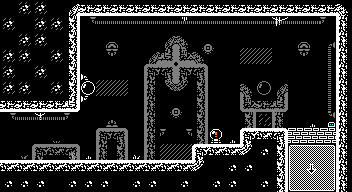

This is a level from a 2D game, rendered from its Tiled map with the project's own tilesets. A one-line summary and the complete map file follow:
An orthogonal 22x12 tile map with 16x16 px tiles, 5 tile layers (Backopacity, Parallax, Background, Ground, ...), 2 tilesets and 3 objects.

<map version="1.2" tiledversion="1.3.2" orientation="orthogonal" renderorder="right-down" compressionlevel="0" width="22" height="12" tilewidth="16" tileheight="16" infinite="0" nextlayerid="7" nextobjectid="4">
 <tileset firstgid="1" source="ground.tsx" />
 <tileset firstgid="205" source="props.tsx" />
 <layer id="4" name="Backopacity" width="22" height="12" opacity="0.5">
  <data encoding="csv">
0,331,331,0,0,0,0,0,0,0,0,0,0,0,0,0,0,0,0,0,0,0,
331,0,331,331,0,258,259,259,259,259,259,259,259,259,259,259,259,259,259,259,260,0,
0,331,331,0,0,0,0,0,0,0,0,0,141,142,0,0,0,0,0,0,218,0,
331,331,0,331,0,0,0,0,0,0,0,0,154,155,0,0,0,0,0,0,231,0,
331,0,331,0,0,0,0,0,0,0,0,0,0,0,0,0,0,0,0,0,231,0,
331,331,0,331,0,0,0,0,0,0,0,0,0,0,0,0,0,0,0,0,231,0,
0,0,0,0,0,0,0,0,0,0,0,0,0,0,0,0,0,0,0,0,231,0,
258,259,259,259,260,0,0,0,0,0,0,0,0,0,0,0,0,0,0,0,244,0,
0,0,0,0,0,0,0,0,0,0,0,0,0,0,0,0,0,0,0,0,0,0,
0,240,0,0,252,0,0,0,0,0,0,0,0,0,0,0,0,0,0,0,0,0,
0,0,0,0,0,0,0,0,0,0,0,0,0,0,0,0,0,0,0,0,0,0,
0,0,0,0,0,0,0,0,0,0,0,0,0,0,0,0,0,0,0,0,0,0
</data>
 </layer>
 <layer id="5" name="Parallax" width="22" height="12" opacity="0.5">
  <data encoding="csv">
0,0,0,0,0,0,0,0,0,0,0,0,0,0,0,0,0,0,0,0,0,0,
0,0,0,0,0,0,0,0,0,0,0,0,0,0,0,0,0,0,0,0,0,0,
0,0,0,0,0,0,139,140,0,0,145,146,0,0,0,0,0,0,139,140,0,0,
0,0,0,0,0,0,258,260,0,145,45,43,146,0,0,287,287,0,258,260,0,0,
0,0,0,0,0,0,0,0,0,9,11,9,11,0,0,0,0,0,0,0,0,0,
0,0,0,0,0,0,287,287,0,26,162,163,28,0,0,146,249,145,0,0,0,0,
0,0,0,0,0,0,0,0,0,26,141,142,28,0,0,43,44,45,0,0,0,0,
0,0,0,0,0,0,206,208,0,26,154,155,28,0,0,28,331,26,0,0,0,0,
0,0,0,290,0,0,9,11,0,26,260,258,28,0,0,0,0,0,0,0,0,0,
0,0,9,10,11,0,26,28,0,26,287,287,0,0,0,0,0,0,0,0,0,0,
0,0,0,0,0,0,0,0,0,0,0,0,0,0,0,0,0,0,0,0,0,0,
0,0,0,0,0,0,0,0,0,0,0,0,0,0,0,0,0,0,0,0,0,0
</data>
 </layer>
 <layer id="1" name="Background" width="22" height="12">
  <data encoding="csv">
0,318,318,0,0,0,0,0,0,0,0,0,0,0,0,0,0,0,0,0,0,0,
318,0,318,318,0,0,0,0,0,0,0,254,0,0,0,0,0,279,0,0,0,0,
0,318,318,0,0,0,0,0,0,0,0,0,0,0,0,0,0,0,0,0,0,0,
318,318,0,318,0,0,0,0,0,0,0,0,0,0,0,0,0,0,0,0,0,0,
318,0,318,0,0,0,0,0,0,0,0,0,0,0,0,0,0,0,0,0,0,0,
318,318,0,318,0,0,0,0,0,0,0,0,0,0,0,0,0,0,0,0,0,0,
0,0,0,0,0,0,0,0,0,0,0,0,0,0,0,0,0,0,0,0,0,0,
0,0,278,0,0,0,0,0,0,0,0,0,0,0,0,0,0,0,0,266,0,0,
0,0,0,0,0,0,0,0,0,0,0,0,0,0,266,0,0,0,0,0,0,0,
0,0,0,0,0,266,0,0,239,0,0,0,0,0,0,0,318,0,270,271,272,0,
0,0,0,0,0,0,0,0,0,0,0,0,0,0,318,318,0,0,283,284,285,0,
318,318,318,0,318,318,318,0,318,318,0,318,0,318,318,0,318,0,296,297,298,0
</data>
 </layer>
 <layer id="2" name="Ground" width="22" height="12">
  <data encoding="csv">
0,0,0,0,145,44,44,44,44,44,44,44,44,44,44,44,44,44,44,44,44,146,
0,0,0,0,28,0,0,0,0,0,0,0,0,0,0,0,0,0,0,0,0,26,
0,0,0,0,28,0,0,0,0,0,0,0,0,0,0,0,0,0,0,0,0,26,
0,0,0,0,28,0,0,0,0,0,0,0,0,0,0,0,0,0,0,0,0,26,
0,0,0,0,28,0,0,0,0,0,0,0,0,0,0,0,0,0,0,0,0,26,
0,0,0,0,28,0,0,0,0,0,0,0,0,0,0,0,0,0,0,0,0,26,
44,44,44,44,45,0,0,0,0,0,0,0,0,0,0,0,0,0,0,0,0,26,
0,0,0,0,0,0,0,0,0,0,0,0,0,0,0,0,0,0,0,0,0,26,
0,0,0,0,0,0,0,0,0,0,0,0,0,0,0,9,10,11,0,0,0,26,
0,0,0,0,0,0,0,0,0,0,0,0,9,10,10,163,0,28,0,0,0,26,
10,10,10,10,10,10,10,10,10,10,10,10,163,0,0,0,0,28,0,0,0,26,
0,0,0,0,0,0,0,0,0,0,0,0,0,0,0,0,0,28,0,0,0,26
</data>
 </layer>
 <layer id="3" name="Props" width="22" height="12">
  <data encoding="csv">
0,0,0,0,0,0,0,0,0,0,0,0,0,0,0,0,0,0,0,0,0,0,
0,0,0,0,0,0,0,0,0,0,0,0,0,0,0,0,0,0,0,0,0,0,
0,0,0,0,0,0,0,0,0,0,0,0,0,0,0,0,0,0,0,0,0,0,
0,0,0,0,0,0,0,0,0,0,0,0,0,0,0,0,0,0,0,0,0,0,
0,0,0,0,0,222,0,0,0,0,0,0,0,0,0,0,0,0,0,0,0,0,
0,0,0,0,0,249,0,0,0,0,0,0,0,0,0,0,0,0,0,0,0,0,
0,0,0,0,0,248,0,0,0,0,0,0,0,0,0,0,0,0,0,0,0,0,
0,0,0,0,0,0,0,0,0,0,0,0,0,0,0,0,0,0,0,0,302,0,
0,0,0,0,0,0,0,0,0,0,0,0,0,233,0,0,0,0,19,19,19,0,
0,0,0,0,0,0,0,0,0,0,0,0,0,0,0,0,0,0,0,0,0,0,
0,0,0,0,0,0,0,0,0,0,0,0,0,0,0,0,0,0,0,0,0,0,
0,0,0,0,0,0,0,0,0,0,0,0,0,0,0,0,0,0,0,0,0,0
</data>
 </layer>
 <objectgroup id="6" name="Collisiones">
  <object id="1" x="288" y="191.5">
   <polygon points="0,0 0,-63.5 -48,-63.5 -48,-47.5 -96,-47.5 -96,-31.5 -288,-31.5 -288,0.5" />
  </object>
  <object id="2" x="336" y="192">
   <polygon points="0,0 0,-176 -256,-176 -256,-80 -336,-80 -336,-192 16,-192 16,0" />
  </object>
  <object id="3" x="288" y="128">
   <polygon points="0,0 48,0 48,16 0,16" />
  </object>
 </objectgroup>
</map>